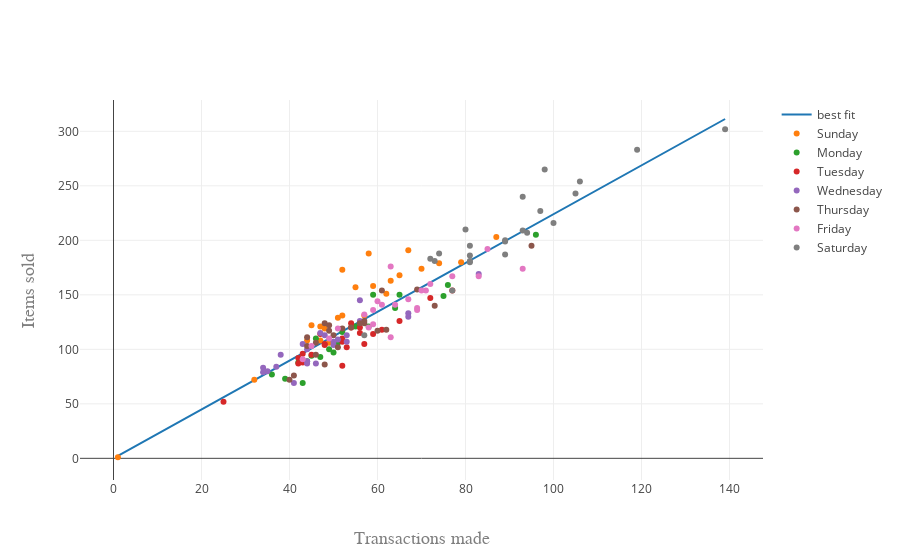

The notebook cell this image was saved under:
### Markdown cell above
This shows that each transaction made equates to approximately 2.24 items sold.

### Code cell
data = []
weekdayDict = {6:'Sunday', 0:'Monday', 1:'Tuesday', 2:'Wednesday', 3:'Thursday', 4:'Friday', 5:'Saturday'}

# construct plotly plot showing the relationship by day of sale,
trace = go.Scatter(x=df2['transactions'], y=df2['fit'], name = 'best fit')
data.append(trace)
for day in df2['weekday'].unique():
    tmp = df2[df2['weekday'] == day]
    trace = go.Scatter(x=tmp['transactions'], y=tmp['items'], mode='markers', name = weekdayDict[day])
    data.append(trace)
layout = go.Layout(
    xaxis=dict(title='Transactions made',titlefont=dict(family='Courier New, monospace',size=18,color='#7f7f7f')),
    yaxis=dict(title='Items sold',titlefont=dict(family='Courier New, monospace',size=18,color='#7f7f7f')))

# plot and embed in notebook
fig = go.Figure(data=data, layout=layout)
iplot(fig)

### Figure 1 — Plotly figure (JSON) as saved in the notebook; plotly's stock layout.template omitted (floating-point values rounded to 4 significant figures; data arrays with more than 128 entries replaced by an {"elided": "..."} marker saying what was removed)
{"data": [{"name": "best fit", "type": "scatter", "uid": "6f141a5e-d3a2-11e8-829b-68ecc52f39a5", "x": {"elided": "159 int values"}, "y": {"elided": "159 float values"}}, {"mode": "markers", "name": "Sunday", "type": "scatter", "uid": "6f141a5f-d3a2-11e8-a937-68ecc52f39a5", "x": [79, 87, 74, 70, 59, 51, 49, 47, 1, 44, 45, 65, 55, 52, 48, 58, 67, 57, 62, 52, 63, 47, 32], "y": [180, 203, 179, 174, 158, 129, 106, 108, 1, 108, 122, 168, 157, 173, 119, 188, 191, 131, 151, 131, 163, 121, 72]}, {"mode": "markers", "name": "Monday", "type": "scatter", "uid": "6f141a60-d3a2-11e8-a19d-68ecc52f39a5", "x": [96, 75, 65, 47, 43, 55, 45, 76, 42, 43, 46, 39, 64, 59, 52, 36, 49, 51, 50, 44, 58], "y": [205, 149, 150, 93, 89, 121, 94, 159, 88, 69, 110, 73, 138, 150, 116, 77, 100, 106, 97, 89, 121]}, {"mode": "markers", "name": "Tuesday", "type": "scatter", "uid": "6f141a61-d3a2-11e8-94a0-68ecc52f39a5", "x": [77, 72, 65, 42, 53, 61, 42, 57, 25, 45, 52, 43, 59, 56, 52, 47, 43, 54, 56, 48, 48, 52, 54], "y": [154, 147, 126, 87, 102, 118, 92, 105, 52, 95, 85, 96, 114, 115, 107, 114, 88, 124, 120, 105, 104, 110, 120]}, {"mode": "markers", "name": "Wednesday", "type": "scatter", "uid": "6f141a62-d3a2-11e8-80e3-68ecc52f39a5", "x": [83, 50, 67, 44, 53, 44, 53, 67, 48, 37, 51, 34, 41, 56, 43, 35, 47, 38, 34, 46, 50, 44, 56], "y": [169, 104, 133, 87, 113, 89, 107, 130, 113, 84, 109, 83, 69, 126, 105, 80, 115, 95, 79, 87, 107, 100, 145]}, {"mode": "markers", "name": "Thursday", "type": "scatter", "uid": "6f141a63-d3a2-11e8-ae04-68ecc52f39a5", "x": [95, 69, 73, 62, 48, 40, 60, 57, 61, 51, 41, 54, 50, 49, 48, 44, 44, 46, 46, 49, 57, 56, 52], "y": [195, 155, 140, 118, 86, 72, 117, 124, 154, 102, 76, 120, 113, 122, 124, 111, 103, 95, 106, 117, 126, 124, 119]}, {"mode": "markers", "name": "Friday", "type": "scatter", "uid": "6f141a64-d3a2-11e8-9fd2-68ecc52f39a5", "x": [85, 93, 77, 69, 63, 59, 83, 71, 49, 43, 51, 69, 72, 64, 67, 63, 60, 59, 61, 58, 57, 70, 45], "y": [192, 174, 167, 136, 111, 123, 167, 154, 110, 91, 119, 138, 160, 141, 146, 176, 144, 136, 141, 120, 132, 154, 103]}, {"mode": "markers", "name": "Saturday", "type": "scatter", "uid": "6f141a65-d3a2-11e8-99bd-68ecc52f39a5", "x": [119, 97, 100, 89, 89, 81, 77, 81, 57, 89, 81, 94, 105, 139, 74, 93, 72, 98, 80, 81, 106, 73, 93], "y": [283, 227, 216, 187, 200, 180, 154, 181, 113, 199, 195, 207, 243, 302, 188, 240, 183, 265, 210, 186, 254, 181, 209]}], "layout": {"xaxis": {"title": "Transactions made", "titlefont": {"color": "#7f7f7f", "family": "Courier New, monospace", "size": 18}}, "yaxis": {"title": "Items sold", "titlefont": {"color": "#7f7f7f", "family": "Courier New, monospace", "size": 18}}}}
